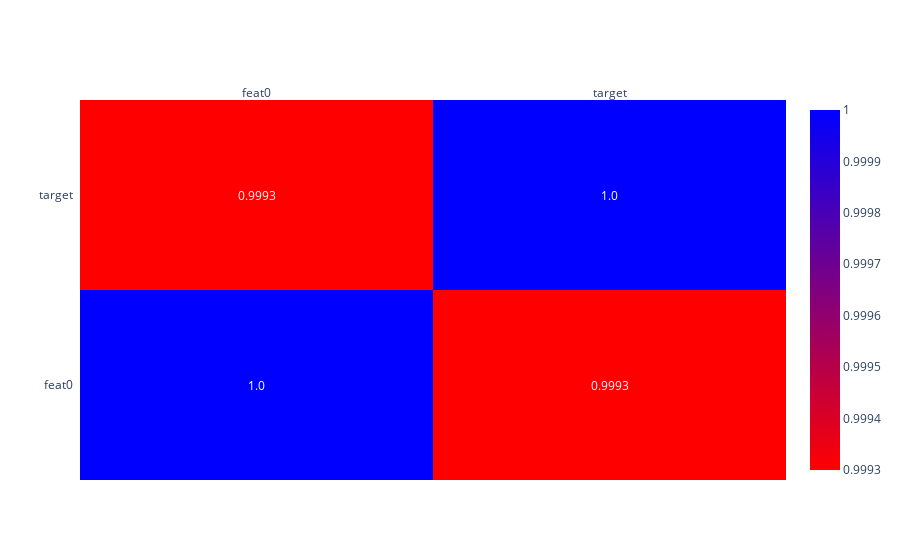

The notebook cell saved with this chart:
### Code cell
corr = df_train.corr().round(4)

print("Correlation matrix heatmap")
ff.create_annotated_heatmap(
    z=corr.values,
    x=list(corr.index),
    y=list(corr.columns),
    showscale=True,
    colorscale=px.colors.sequential.Bluered_r,
)

### Figure 1 — Plotly figure (JSON) as saved in the notebook; plotly's stock layout.template omitted (floating-point values rounded to 4 significant figures)
{"data": [{"colorscale": [[0, "rgb(255,0,0)"], [1, "rgb(0,0,255)"]], "reversescale": false, "showscale": true, "type": "heatmap", "x": ["feat0", "target"], "y": ["feat0", "target"], "z": [[1, 0.9993], [0.9993, 1]]}], "layout": {"annotations": [{"font": {"color": "#FFFFFF"}, "showarrow": false, "text": "1.0", "x": "feat0", "xref": "x", "y": "feat0", "yref": "y"}, {"font": {"color": "#FFFFFF"}, "showarrow": false, "text": "0.9993", "x": "target", "xref": "x", "y": "feat0", "yref": "y"}, {"font": {"color": "#FFFFFF"}, "showarrow": false, "text": "0.9993", "x": "feat0", "xref": "x", "y": "target", "yref": "y"}, {"font": {"color": "#FFFFFF"}, "showarrow": false, "text": "1.0", "x": "target", "xref": "x", "y": "target", "yref": "y"}], "xaxis": {"dtick": 1, "gridcolor": "rgb(0, 0, 0)", "side": "top", "ticks": ""}, "yaxis": {"dtick": 1, "ticks": "", "ticksuffix": "  "}}}
